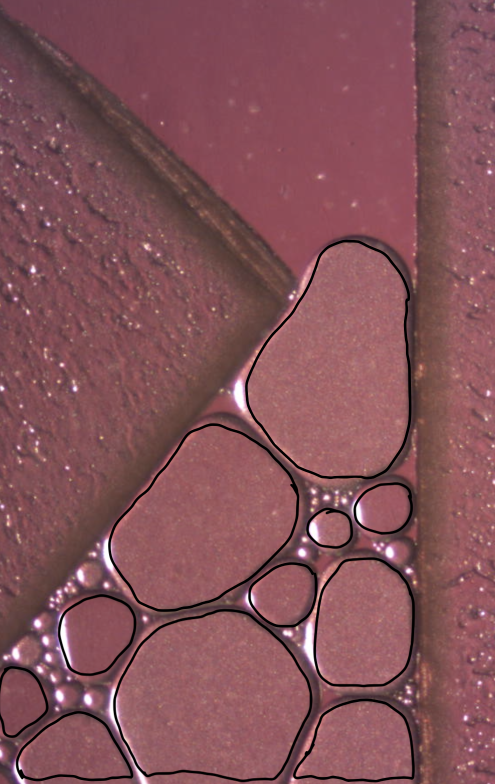
#> input picture 00.png, 990 x 1568 px (shown at 1/2 size)
$ python bubblePos.py
#> lines starting #> are read from the running program, lines starting #| are printed output that depends on the picture; after the words box and inside, x2 and y2 are one past the last pixel; in counts of white or black regions, pixels touching at a corner belong together; long printed decimals are rounded
import cv2
import numpy as np
from scipy.interpolate import splprep, splev
import os
import pandas
import csv
from scipy.optimize import minimize
import copy

debug = 1
loss_mode = 0

class datapair:
    def __init__(self, m, u):
        self.mean = m
        self.uncertainty = u

class simVSexp:
    def __init__(self, imageName = './14.jpg', exp_angle = 18, rotateAngle = 0):
        self.x_pos = []
        self.y_pos = []
        self.exp_x = []
        self.exp_y = []
        self.sim_angle = 0
        self.sim_area = 0
        self.sim_calA = 0
        self.exp_area = 0
        self.exp_angle = exp_angle
        self.imageName = imageName
        self.exp_height = 0
        self.sim_height = 0
        self.rotateAngle = rotateAngle
        self.nPoints = 64

        self.contours_cirles = []
        self.contours_area = []
        self.contours = []
        self.calA = []
        self.sim_con = []
        self.exp_con = []
        self.im = []
        self.debug_file = open('./debug.txt','w+')
        #'14.jpg'
    def rotate_image(self, angle):
        image_center = tuple(np.array(self.im.shape[1::-1]) / 2)
        rot_mat = cv2.getRotationMatrix2D(image_center, angle, 1.0)
        self.im = cv2.warpAffine(self.im, rot_mat, self.im.shape[1::-1], flags=cv2.INTER_LINEAR)


    def imageProcessing(self):
        #print(cv2.__version__)
        # im = cv2.imread('4.png')
        self.im = cv2.imread(self.imageName)
#> self.im is the input picture: shape (1568, 990, 3); mean B, G, R 88.4, 82.1, 131.7
        self.rotate_image(self.rotateAngle)
        self.im = cv2.resize(self.im, (0, 0), fx=0.5, fy=0.5)
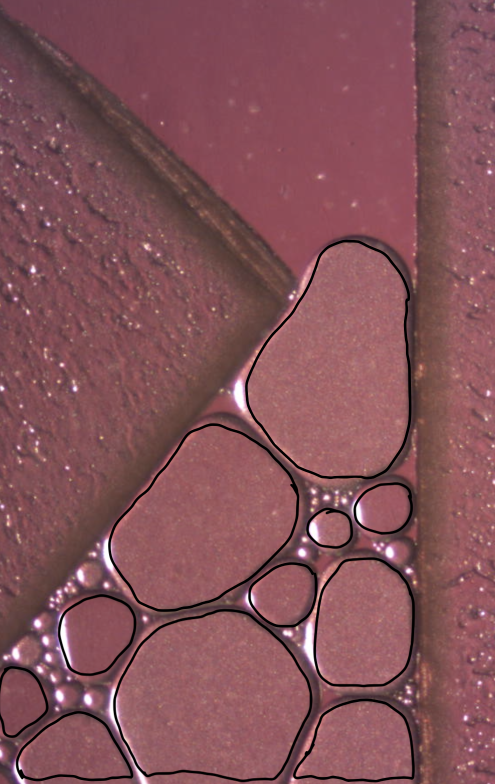
#> self.im: shape (784, 495, 3); mean B, G, R 88.5, 82.2, 131.9
        imgray = cv2.cvtColor(self.im, cv2.COLOR_BGR2GRAY)
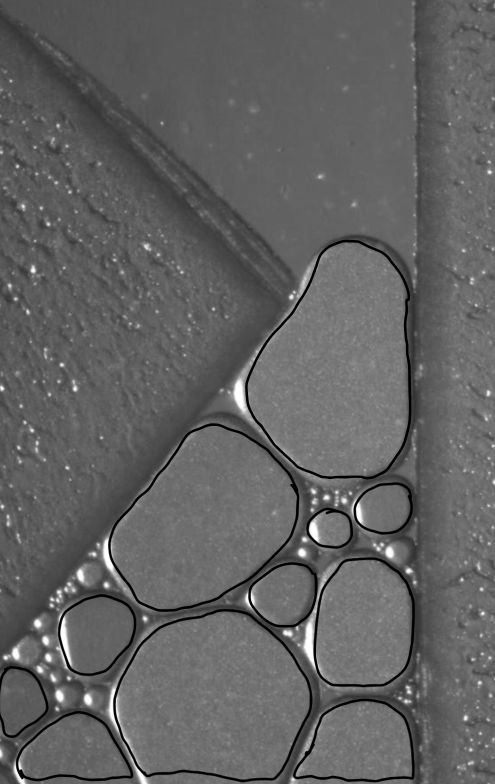
#> imgray: shape (784, 495); min 0, max 255, mean 97.8
        # # make the bright spot dark
        # brightnessThreash = 0.6 * np.max(imgray)
        # for rowIndex in range(np.shape(imgray)[0]):
        #     imgray[rowIndex] = [x if x < brightnessThreash else 0 for x in imgray[rowIndex]]

        im_gauss = cv2.GaussianBlur(imgray, (3, 3), cv2.BORDER_DEFAULT)
        #test = np.max(imgray)
        # im_gauss = imgray
        # ret, thresh = cv2.threshold(im_gauss, 90, 255, cv2.THRESH_BINARY)
        ret, thresh = cv2.threshold(im_gauss, 80, 255, cv2.THRESH_BINARY)
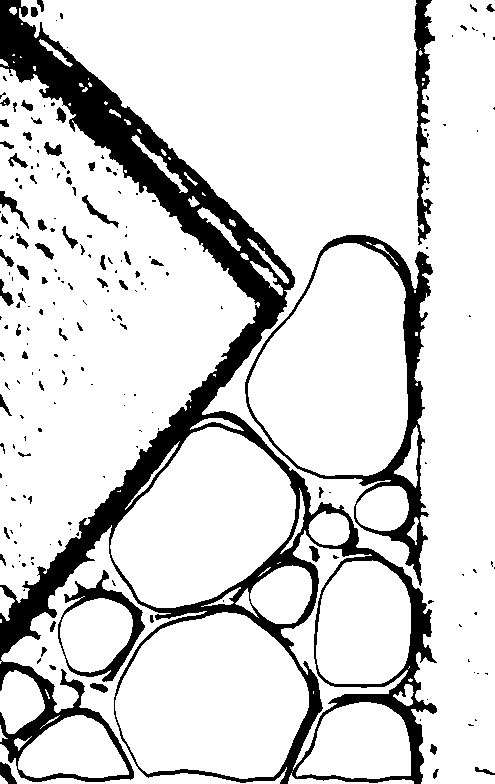
#> thresh: shape (784, 495); 84.5% white; 211 black regions (145 under 20 px)
        #thresh = cv2.Canny(im_gauss, 70, 100)
        cv2.imshow('thresh',thresh)
        if debug and cv2.waitKey(0):
#> (key Esc is pressed here)
            cv2.destroyAllWindows()

        # get contours
        self.contours,hierarchy = cv2.findContours(thresh, cv2.RETR_TREE, cv2.CHAIN_APPROX_SIMPLE)
#> self.contours = 284 contours, 179 with area under 20; largest, box (x1, y1, x2, y2) and area: (19, 0, 495, 784) 165886, (0, 67, 260, 603) 73742, (244, 234, 434, 587) 38156, (248, 243, 408, 476) 27228, (115, 612, 309, 779) 24660

        self.filterByArea()
        self.filterByCalA()

    def filterByArea(self):
        # calculate area and filter into new array
        for con in self.contours:
            #if (cv2.isContourConvex(con)):
                area = cv2.contourArea(con)
                if 500 < area < 1000000:
                    con = self.interpolate(con, self.nPoints*5, self.nPoints)
                    self.contours_area.append(con)
#> this loop made 284 passes
#> area on passes 1, 2, 4: 32, 337.5, 69
#> after the loop, self.contours_area = 18 contours; largest, box (x1, y1, x2, y2) and area: (20, -94, 520, 800) 196483, (-6, 67, 255, 599) 73940, (244, 234, 433, 581) 37842, (249, 243, 408, 478) 27262, (117, 613, 308, 779) 24610

    def interpolate(self, con, ss, n):
        x,y = con.T
        # Convert from numpy arrays to normal arrays
        x = x.tolist()[0]
        y = y.tolist()[0]
        # https://docs.scipy.org/doc/scipy-0.14.0/reference/generated/scipy.interpolate.splprep.html
        tck, u = splprep([x,y], u=None, s=ss, per=1)
        # https://docs.scipy.org/doc/numpy-1.10.1/reference/generated/numpy.linspace.html
        u_new = np.linspace(u.min(), u.max(), n)
        # https://docs.scipy.org/doc/scipy-0.14.0/reference/generated/scipy.interpolate.splev.html
        x_new, y_new = splev(u_new, tck, der=0)
        # Convert it back to numpy format for opencv to be able to display it
        res_array = [[[int(i[0]), int(i[1])]] for i in zip(x_new,y_new)]
        return np.asarray(res_array, dtype=np.int32)

    # [12 lines left out: function evaluateVDist, not called in this run]


    def filterByCalA(self):
        # check if contour is of circular shape
        for con in self.contours_area:
            calAtemp = []
            n_corners = self.nPoints
            perimeter = cv2.arcLength(con, True)
            area = cv2.contourArea(con)
            circularity = perimeter*perimeter/ (4 * np.pi * area)
            x,y = con.T
            sorted_y = np.sort(y)
            bottom_pos = np.mean(sorted_y[0,:int(n_corners*0.2)])
            verheight = np.max(y) - bottom_pos

            # [30 lines of commented-out code are left out]
            meanCalA = circularity
            # [14 lines of commented-out code are left out]
            if 1 <= meanCalA <= 1.3:
                self.exp_height = verheight
                appcon = con
                self.exp_con = con
                self.contours_cirles.append(appcon)
                self.exp_x,self.exp_y = appcon.T
                self.exp_area = area
                self.calA.append(datapair(meanCalA, 2 * np.std(calAtemp)))
#> this loop made 18 passes
#> (perimeter, area, circularity, bottom_pos, verheight, meanCalA, self.exp_height, self.exp_area) on passes 1, 2, 3, 4, 5, 6, 10, 11, 12, 16, 18: (269.5, 4627.5, 1.25, 717.8, 57.17, 1.25, 57.17, 4627.5), (308.8, 6419.5, 1.18, 703.4, 73.58, 1.18, 73.58, 6419.5), (160.3, 1887, 1.08, 672.7, 55.33, 1.08, 55.33, 1887), (570.2, 24610.5, 1.05, 617.5, 160.5, 1.05, 160.5, 24610.5), (181.6, 2546.5, 1.03, 565.8, 55.17, 1.03, 55.17, 2546.5), (362.4, 10028, 1.04, 563.8, 123.2, 1.04, 123.2, 10028), (224.3, 3914, 1.02, 598.8, 70.17, 1.02, 70.17, 3914), (110.9, 897.5, 1.09, 511.2, 32.75, 1.09, 32.75, 897.5), (549.3, 22255, 1.08, 434.2, 171.8, 1.08, 171.8, 22255), (149.5, 1696.5, 1.05, 486.1, 42.92, 1.05, 42.92, 1696.5), (627.3, 27262.5, 1.15, 252.6, 224.4, 1.15, 224.4, 27262.5)
#> (perimeter, area, circularity, bottom_pos, verheight, meanCalA) on passes 7, 8, 9, 13, 14, 15: (788.8, 3218.5, 15.38, 547.8, 218.2, 15.38), (1444.8, 23950, 6.94, 571.4, 258.6, 6.94), (376.2, 6154, 1.83, 579.1, 101.9, 1.83), (1376, 73939.5, 2.04, 97.83, 500.2, 2.04), (2901.1, 196483, 3.41, -32.58, 831.6, 3.41), (1021, 37842, 2.19, 250.5, 329.5, 2.19)
#> after the loop, self.calA = 11 items; self.contours_cirles = 11 contours; largest, box (x1, y1, x2, y2) and area: (249, 243, 408, 478) 27262, (117, 613, 308, 779) 24610, (111, 428, 295, 607) 22255, (314, 561, 413, 688) 10028, (298, 701, 411, 778) 6420
        print('Number of bubbles:')
        print(len(self.contours_cirles))
#| 11
        print('NV for each bubble:')
        for i in range(len(self.contours_cirles)):
            print(len(self.contours_cirles[i]))
#> this loop made 11 passes
#| 64
#| 64
#| 64
#| 64
#| 64
#| 64
#| 64
#| 64
#> (further printed lines are left out)
        area = 0
        for con in self.contours_cirles:
            area = max(area, cv2.contourArea(con))
#> this loop made 11 passes
#> area on passes 1 to 11: 4627.5, 6419.5, 6419.5, 24610.5, 24610.5, 24610.5, 24610.5, 24610.5, 24610.5, 24610.5, 27262.5
        factor = (3.14 * (0.7 ** 2) / area)**(1/2)
#> factor = 0.00751
        print(factor)
#| 0.007512
        for con in self.contours_cirles:
            con = np.array(con) * factor
            for i in con:
                self.debug_file.write(str(i[0][1] - 6) + ',' + str(i[0][0]) + '\n')

    # [61 lines left out: functions calRotateAngle, readPosition, readContactAngle, runSim, score, not called in this run]

    def plotCon(self):
        #self.contours_cirles.append(self.sim_con)
        copy_im = copy.copy(self.im)
        cv2.drawContours(copy_im, self.contours_cirles, -1, (0,255,0), 3)
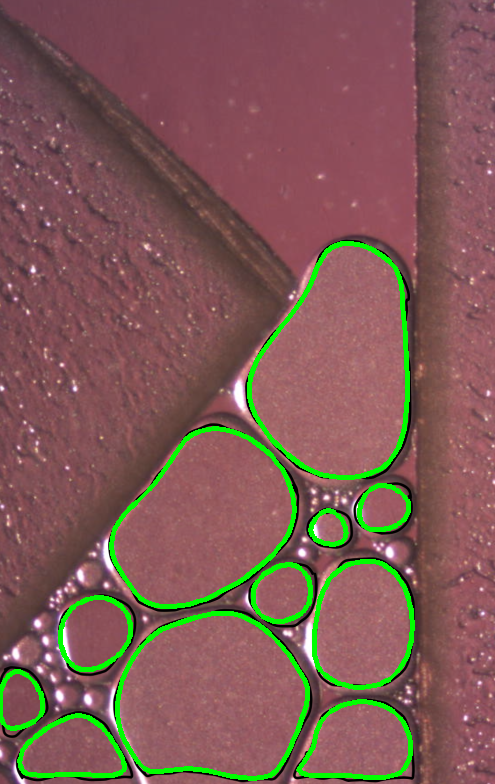
#> copy_im: shape (784, 495, 3); 4.4% of pixels changed, all inside (x1, y1, x2, y2) = (0, 241, 415, 781)
        # cv2.imshow('1',copy_im)
        # cv2.drawContours(self.im, [self.sim_con], -1, (0,255,0), 3)
        cv2.imshow('2',self.im)
        cv2.drawContours(self.im, self.contours_cirles, -1, (255,0,0), 2)
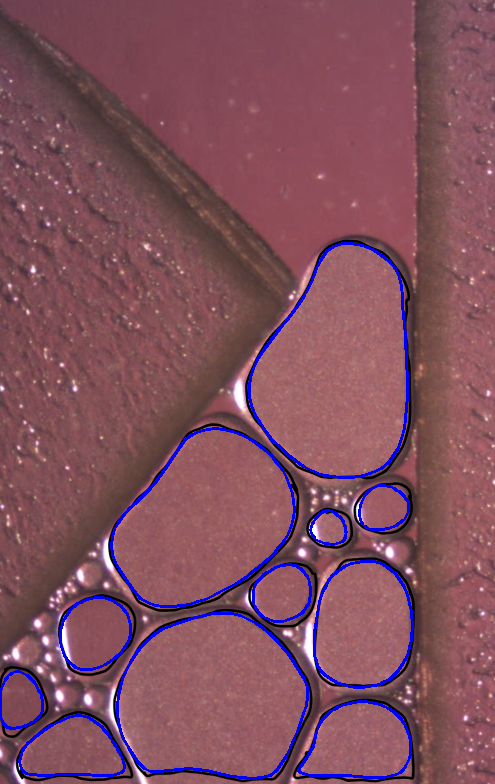
#> self.im: shape (784, 495, 3); 2.69% of pixels changed, all inside (x1, y1, x2, y2) = (0, 242, 414, 780)
        cv2.imshow('3',self.im)
        #print("mean calA = ", np.mean([x.mean for x in self.calA]))
        print("exp calA = ", np.mean([x.mean for x in self.calA]))
#| exp calA =  1.093
        print("sim calA = ", self.sim_calA)
        #print("uncertainty = ", np.sqrt(np.sum([x.uncertainty**2 for x in calA]))/len(calA))

        if cv2.waitKey(0):
#> (key Esc is pressed here)
            cv2.destroyAllWindows()

    # [10 lines left out: function parameterSearch, not called in this run]

    def run(self):
        self.imageProcessing()
        #self.calRotateAngle()
        #if (not debug):
        # self.parameterSearch()
        self.plotCon()
        self.debug_file.close()
        # print('MSD = ' + str(self.evaluateVDist()))


if __name__ == '__main__':
    #file = '14.jpg'
    file = '00.png'
    #cAngle = 20
    #cAngle = 22
    cAngle = 17

    # angleObj = simVSexp(file, cAngle)
    # rAngle = angleObj.calRotateAngle()
    #rAngle = 7
    rAngle = 0
    processobj = simVSexp(file, cAngle, rAngle)
    processobj.run()

$ run again, with 4.png copied over 00.png
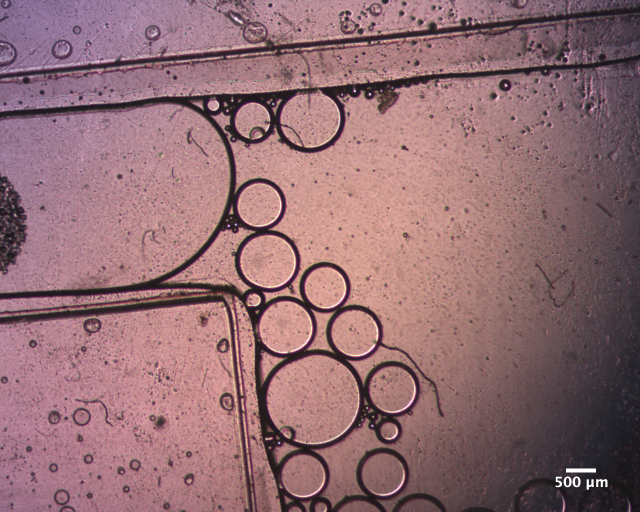
#> input picture 4.png, 1280 x 1024 px (shown at 1/2 size)
#> in imageProcessing, self.im is the input picture: shape (1024, 1280, 3); mean B, G, R 114.5, 109.1, 146.4
#> in imageProcessing, `ret, thresh = cv2.threshold(im_gauss, 80, 255, cv2.THRESH_BINARY)`:
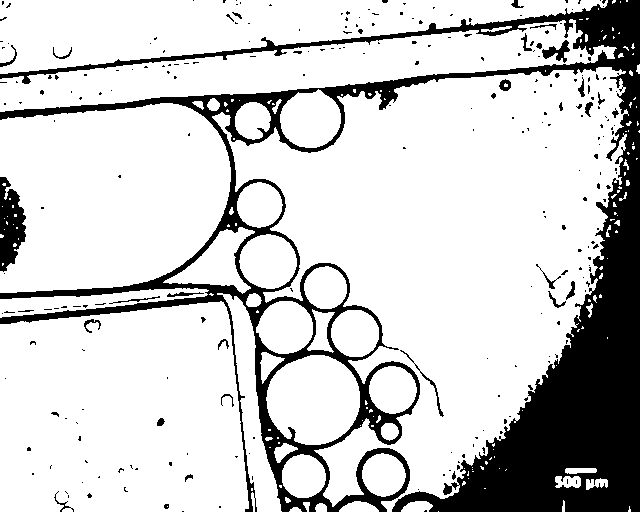
#> thresh: shape (512, 640); 80.4% white; 259 black regions (225 under 20 px)
#> self.contours = 444 contours, 354 with area under 20; largest, box (x1, y1, x2, y2) and area: (212, 67, 629, 512) 94764, (0, 301, 249, 512) 47156, (0, 103, 231, 293) 35408, (0, 0, 608, 74) 24737, (0, 19, 617, 112) 22049
#> the loop in filterByArea, `for con in self.contours:` made 444 passes
#> area on passes 2, 4, 5: 33, 74.5, 31.5
#> after the loop in filterByArea, `for con in self.contours:`: self.contours_area = 20 contours; largest, box (x1, y1, x2, y2) and area: (221, 66, 627, 500) 96830, (-39, 300, 247, 521) 52294, (-8, 102, 231, 291) 35633, (-1, -31, 605, 73) 28432, (-5, 19, 615, 110) 21924
#> the loop in filterByCalA, `for con in self.contours_area:` made 20 passes
#> (perimeter, area, circularity, bottom_pos, verheight, meanCalA, self.exp_height, self.exp_area) on passes 1, 2, 3, 4, 5, 7, 8, 11: (129.7, 1260, 1.06, 454.9, 41.08, 1.06, 41.08, 1260), (128.1, 1222, 1.07, 454, 41, 1.07, 41, 1222), (142.3, 1533, 1.05, 367, 45, 1.05, 45, 1533), (293.2, 6412, 1.07, 357.7, 86.33, 1.07, 86.33, 6412), (145.8, 1618.5, 1.05, 309.5, 45.5, 1.05, 45.5, 1618.5), (166.6, 2115, 1.04, 302, 51, 1.04, 51, 2115), (923.5, 52294, 1.3, 307.8, 212.2, 1.3, 212.2, 52294), (126.2, 1199.5, 1.06, 267, 40, 1.06, 40, 1199.5)
#> after the loop in filterByCalA, `for con in self.contours_area:`: self.calA = 12 items; self.contours_cirles = 12 contours; largest, box (x1, y1, x2, y2) and area: (-39, 300, 247, 521) 52294, (266, 355, 360, 445) 6412, (281, 89, 338, 146) 2425, (241, 233, 295, 287) 2144, (260, 301, 314, 354) 2115
#| 12
#> the loop in filterByCalA, `for i in range(len(self.contours_cirles)):` made 12 passes
#| 64
#| 64
#| 64
#| 64
#| 64
#> (further printed lines are left out)
#> the loop in filterByCalA, `for con in self.contours_cirles:` made 12 passes
#> area on passes 1 to 8: 1260, 1260, 1533, 6412, 6412, 6412, 52294, 52294
#> factor = 0.00542
#| 0.005424
#> the loop in filterByCalA, `for con in self.contours_cirles:` made 12 passes
#> copy_im: shape (512, 640, 3); mean B, G, R 110.9, 114.3, 141.5
#> in plotCon, `cv2.drawContours(self.im, self.contours_cirles, -1, (255,0,0), 2)`:
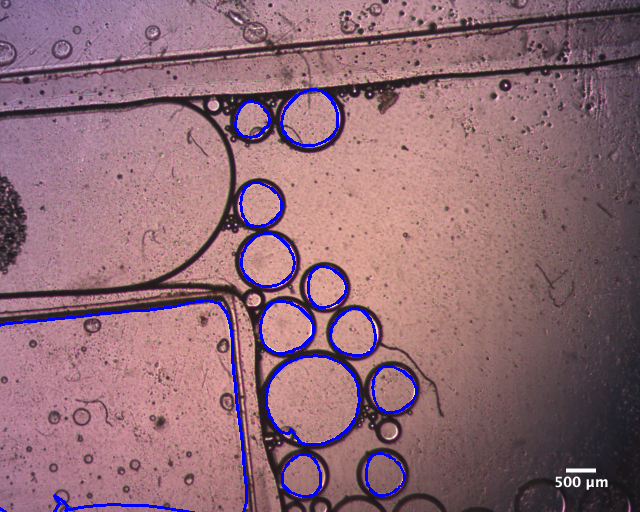
#> self.im: shape (512, 640, 3); mean B, G, R 117.6, 106.9, 143.3
#| exp calA =  1.076

$ run again, with 11.jpg saved as 00.png
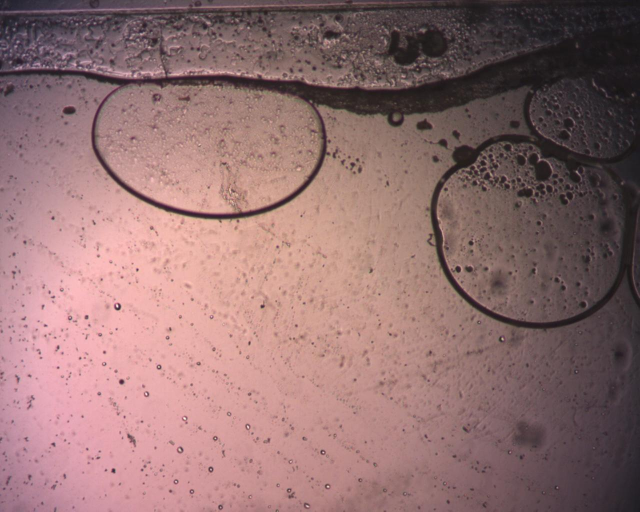
#> input picture 11.jpg, 1280 x 1024 px (shown at 1/2 size)
#> in imageProcessing, self.im is the input picture: shape (1024, 1280, 3); mean B, G, R 112.5, 112.7, 146.3
#> in imageProcessing, `ret, thresh = cv2.threshold(im_gauss, 80, 255, cv2.THRESH_BINARY)`:
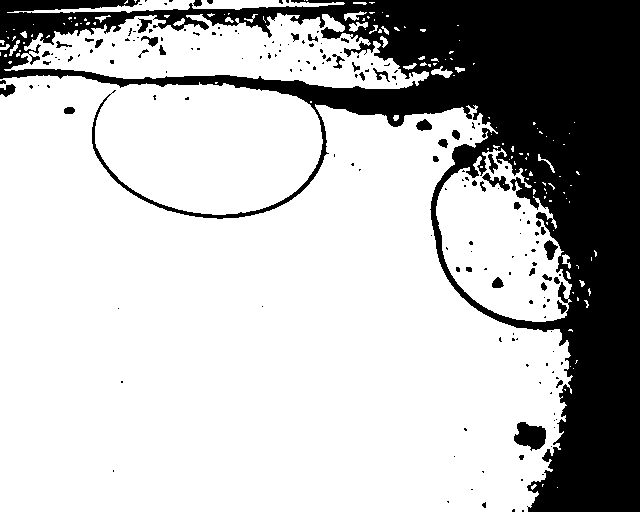
#> thresh: shape (512, 640); 73.6% white; 182 black regions (138 under 20 px)
#> self.contours = 330 contours, 261 with area under 20; largest, box (x1, y1, x2, y2) and area: (0, 75, 573, 512) 205663, (4, 13, 429, 89) 18084, (436, 148, 572, 322) 14718, (7, 0, 345, 13) 1548, (513, 421, 547, 452) 684
#> the loop in filterByArea, `for con in self.contours:` made 330 passes
#> area on passes 17, 44, 47: 44.5, 33, 14718.5
#> after the loop in filterByArea, `for con in self.contours:`: self.contours_area = 5 contours; box (x1, y1, x2, y2) and area: (-108, 75, 571, 596) 265782, (5, 13, 427, 88) 18486, (436, 149, 569, 321) 14808, (11, 0, 341, 12) 1210, (516, 423, 544, 449) 534
#> the loop in filterByCalA, `for con in self.contours_area:` made 5 passes
#> (perimeter, area, circularity, bottom_pos, verheight, meanCalA, self.exp_height, self.exp_area) on pass 3: (86.71, 533.5, 1.12, 423.3, 24.67, 1.12, 24.67, 533.5)
#> after the loop in filterByCalA, `for con in self.contours_area:`: self.calA = 1 item; self.contours_cirles = 1 contour; box (x1, y1, x2, y2) and area: (516, 423, 544, 449) 534
#| 1
#> the loop in filterByCalA, `for i in range(len(self.contours_cirles)):` made 1 pass
#| 64
#> the loop in filterByCalA, `for con in self.contours_cirles:` made 1 pass
#> area on pass 1: 533.5
#> factor = 0.0537
#| 0.0537
#> the loop in filterByCalA, `for con in self.contours_cirles:` made 1 pass
#> copy_im: shape (512, 640, 3); mean B, G, R 112.5, 113, 146.3
#> in plotCon, `cv2.drawContours(self.im, self.contours_cirles, -1, (255,0,0), 2)`:
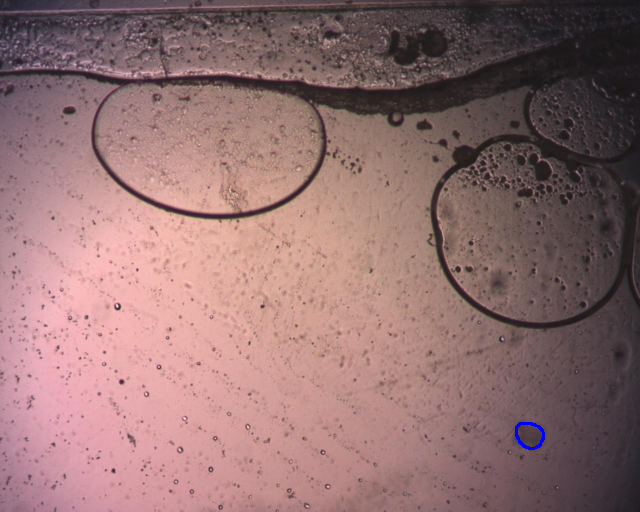
#> self.im: shape (512, 640, 3); mean B, G, R 112.8, 112.7, 146.3
#| exp calA =  1.121
